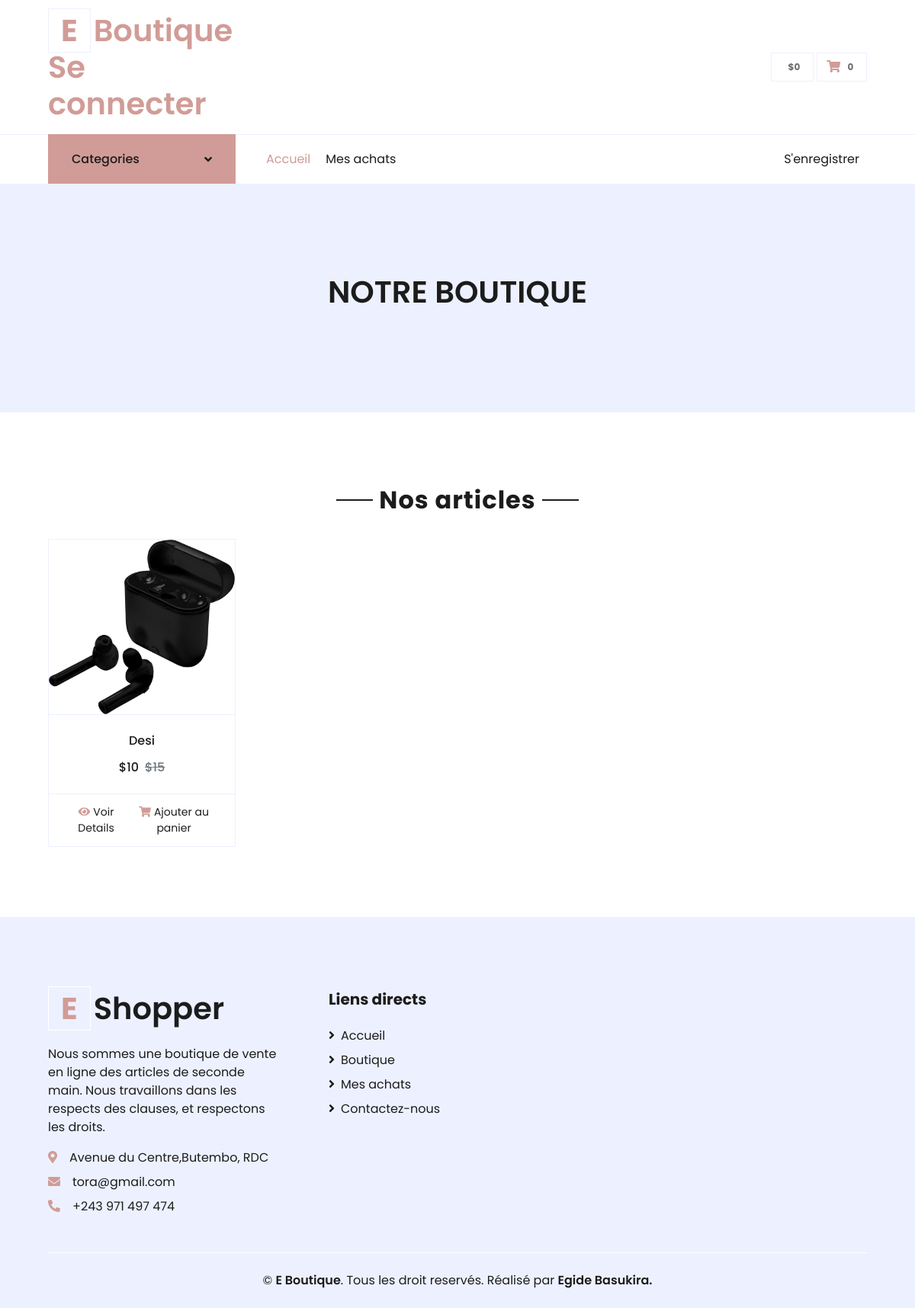
/shop.php?id=1, run on the app's committed database.
### tables this page shows
CREATE TABLE `article` (
  `id` int(11) NOT NULL,
  `designation` text NOT NULL,
  `image` text NOT NULL,
  `prix` float NOT NULL,
  `prixB` float NOT NULL,
  `stock` float NOT NULL,
  `description` text NOT NULL,
  `categorie` int(11) NOT NULL,
  `site` int(11) NOT NULL
);

### actions/selectArticlesCategorize.php (called while the page is built)
<?php
$categorie = $_GET['id'];
$articles=$db->query("SELECT `article`.`id`, `article`.`designation`, `article`.`image`, `article`.`prix`, `article`.`prixB`, `article`.`stock`, `article`.`description`, `article`.`categorie`, `article`.`site`,categorie.categorie,site.nom FROM `article`,categorie,site WHERE categorie.id=article.categorie AND site.id=article.site AND categorie.id=$categorie");
?>

### shop.php (the view, shortened to what this page needs)
<?php
require_once 'includes/config.php';
include('actions/selectArticlesCategorize.php');
?>
<!DOCTYPE html>
<html lang="en">
<head>
    <link href="https://cdnjs.cloudflare.com/ajax/libs/font-awesome/5.10.0/css/all.min.css" rel="stylesheet">
    <link href="lib/owlcarousel/assets/owl.carousel.min.css" rel="stylesheet">
    <link href="css/style.css" rel="stylesheet">
</head>
<body>
    <?php
    include 'includes/topBar.php';
    ?>
      <?php
      include 'includes/navbar1.php';
      ?>
    <div class="container-fluid bg-secondary mb-5">
        <div class="d-flex flex-column align-items-center justify-content-center" style="min-height: 300px">
            <h1 class="font-weight-semi-bold text-uppercase mb-3">Notre boutique</h1>
        </div>
    </div>
<div class="container-fluid pt-5">
        <div class="text-center mb-4">
            <h2 class="section-title px-5"><span class="px-2">Nos articles</span></h2>
        </div>
        <div class="row px-xl-5 pb-3">
        <?php
            while($article=$articles->fetch())
            {
                ?>
            <div class="col-lg-3 col-md-6 col-sm-12 pb-1">
                <div class="card product-item border-0 mb-4">
                    <div class="card-header product-img position-relative overflow-hidden bg-transparent border p-0">
                        <img class="img-fluid w-100" src="upload/<?=$article[2]?>" alt="">
                    </div>
                    <div class="card-body border-left border-right text-center p-0 pt-4 pb-3">
                        <h6 class="text-truncate mb-3"><?=$article[1]?></h6>
                        <div class="d-flex justify-content-center">
                            <h6>$<?=$article[3]?></h6><h6 class="text-muted ml-2"><del>$<?=$article[4]?></del></h6>
                        </div>
                    </div>
                    <div class="card-footer d-flex justify-content-between bg-light border">
                        <a href="detail.php?id=<?=$article[0]?>" class="btn btn-sm text-dark p-0"><i class="fas fa-eye text-primary mr-1"></i>Voir Details</a>
                        <a href="ajouter_panier.php?id=<?=$article[0]?>" class="btn btn-sm text-dark p-0"><i class="fas fa-shopping-cart text-primary mr-1"></i>Ajouter au panier</a>
                    </div>
                </div>
            </div>
            <?php
            }
            ?>
        </div>
    </div>
    <?php
    include 'includes/footer.php';
    ?>
</body>
</html>

### data on the page
article: image (picture), designation "Desi", prix "10", prixB "15"

### other printed values
$total "0"
array_sum($_SESSION['panier']) "0"
